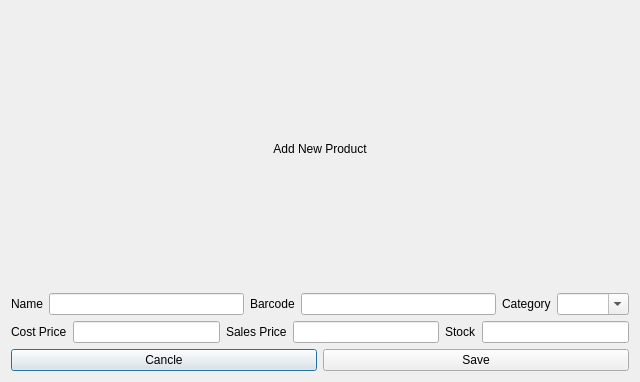
<?xml version="1.0" encoding="UTF-8"?>
<ui version="4.0">
 <class>productAddPopup</class>
 <widget class="QDialog" name="productAddPopup">
  <property name="geometry">
   <rect>
    <x>0</x>
    <y>0</y>
    <width>640</width>
    <height>382</height>
   </rect>
  </property>
  <property name="windowTitle">
   <string>Dialog</string>
  </property>
  <layout class="QVBoxLayout" name="verticalLayout">
   <item>
    <widget class="QLabel" name="label">
     <property name="text">
      <string>Add New Product</string>
     </property>
     <property name="alignment">
      <set>Qt::AlignmentFlag::AlignCenter</set>
     </property>
    </widget>
   </item>
   <item>
    <layout class="QHBoxLayout" name="horizontalLayout">
     <item>
      <widget class="QLabel" name="label_3">
       <property name="text">
        <string>Name</string>
       </property>
      </widget>
     </item>
     <item>
      <widget class="QLineEdit" name="PopupName"/>
     </item>
     <item>
      <widget class="QLabel" name="label_4">
       <property name="text">
        <string>Barcode</string>
       </property>
      </widget>
     </item>
     <item>
      <widget class="QLineEdit" name="PopupBarcode"/>
     </item>
     <item>
      <widget class="QLabel" name="label_5">
       <property name="text">
        <string>Category</string>
       </property>
      </widget>
     </item>
     <item>
      <widget class="QComboBox" name="PopupCategory">
       <property name="editable">
        <bool>true</bool>
       </property>
       <property name="insertPolicy">
        <enum>QComboBox::InsertPolicy::InsertAlphabetically</enum>
       </property>
      </widget>
     </item>
    </layout>
   </item>
   <item>
    <layout class="QHBoxLayout" name="horizontalLayout_2">
     <item>
      <widget class="QLabel" name="label_6">
       <property name="text">
        <string>Cost Price</string>
       </property>
      </widget>
     </item>
     <item>
      <widget class="QLineEdit" name="PopupCostPrice">
       <property name="inputMethodHints">
        <set>Qt::InputMethodHint::ImhDigitsOnly</set>
       </property>
      </widget>
     </item>
     <item>
      <widget class="QLabel" name="label_7">
       <property name="text">
        <string>Sales Price</string>
       </property>
      </widget>
     </item>
     <item>
      <widget class="QLineEdit" name="PopupSalesPrice">
       <property name="inputMethodHints">
        <set>Qt::InputMethodHint::ImhDigitsOnly</set>
       </property>
      </widget>
     </item>
     <item>
      <widget class="QLabel" name="label_8">
       <property name="text">
        <string>Stock</string>
       </property>
      </widget>
     </item>
     <item>
      <widget class="QLineEdit" name="PopupStock">
       <property name="inputMethodHints">
        <set>Qt::InputMethodHint::ImhDigitsOnly</set>
       </property>
      </widget>
     </item>
    </layout>
   </item>
   <item>
    <layout class="QHBoxLayout" name="horizontalLayout_3">
     <item>
      <widget class="QPushButton" name="PopupCancleButton">
       <property name="text">
        <string>Cancle</string>
       </property>
      </widget>
     </item>
     <item>
      <widget class="QPushButton" name="PopupSaveButton">
       <property name="text">
        <string>Save</string>
       </property>
      </widget>
     </item>
    </layout>
   </item>
  </layout>
 </widget>
 <resources/>
 <connections/>
</ui>
